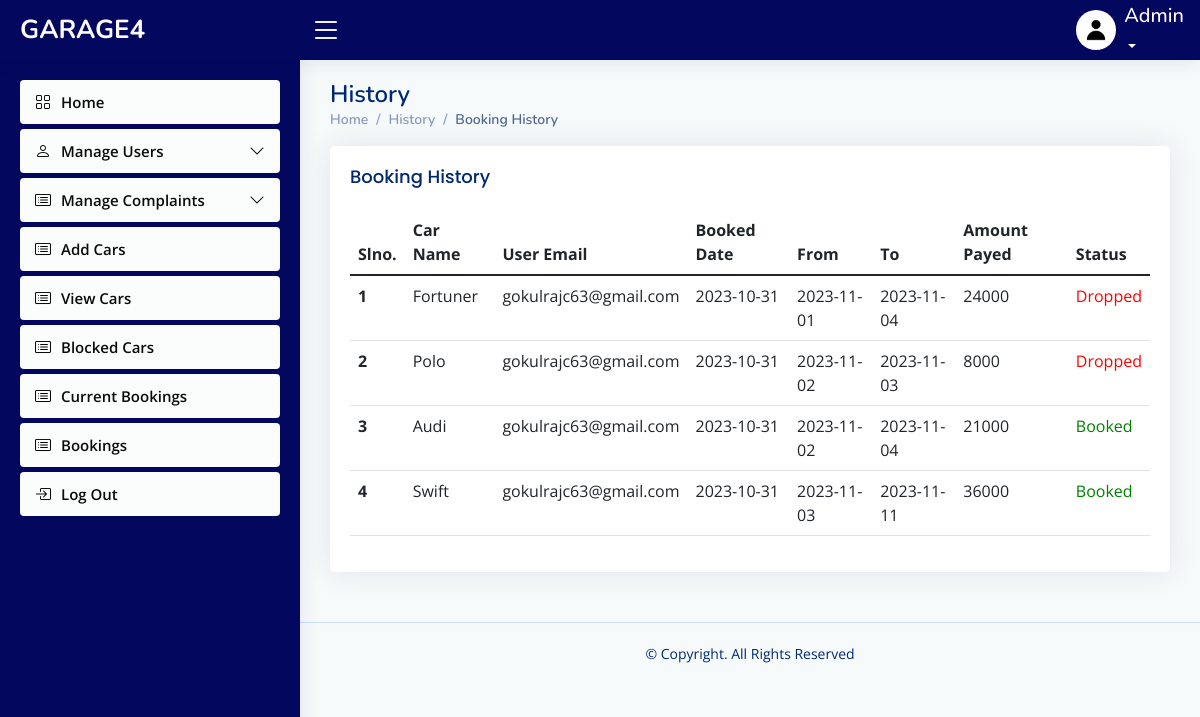
Page /admin/bookinghistory.php on the committed database.
### tables this page shows
CREATE TABLE `booking` (
  `booking_id` int(11) NOT NULL,
  `carname` varchar(60) NOT NULL,
  `category` varchar(40) NOT NULL,
  `color` varchar(40) NOT NULL,
  `capacity` varchar(40) NOT NULL,
  `rate` varchar(40) NOT NULL,
  `car_id` varchar(20) NOT NULL,
  `email` varchar(50) NOT NULL,
  `days` varchar(40) NOT NULL,
  `bdate` date NOT NULL,
  `pick` date NOT NULL,
  `dropd` date NOT NULL,
  `total` varchar(40) NOT NULL,
  `status` int(11) NOT NULL,
  `payment` int(11) NOT NULL
);

### connect.php (called while the page is built, shortened)
<?php
$dbname="garage4";
$conn=mysqli_connect("localhost","root","",$dbname);
function select_data($sql)
{
  global $conn;
  $res = mysqli_query($conn, $sql);
  if ($res)
    return $res;
  else
    return False;
}
?>

### admin/bookinghistory.php (the view, shortened to what this page needs)
<?php
include("header.php");
?>
  <main id="main" class="main">
    <div class="pagetitle">
      <h1>History</h1>
      <nav>
        <ol class="breadcrumb">
          <li class="breadcrumb-item"><a href="viewcar.php">Home</a></li>
          <li class="breadcrumb-item">History</a></li>
          <li class="breadcrumb-item active">Booking History</li>
        </ol>
      </nav>
    </div>
    <div class="card">
          <div class="card-body">
            <h5 class="card-title">
            Booking History
            </h5>
    <section class="section dashboard">
      <div class="row">
      <section class="section">
      <div class="row">
        <div class="col-lg-12">
              <table class="table datatable">
                <thead>
                  <tr>
                    <th scope="col">Slno.</th>
                    <th scope="col">Car Name</th>
                    <th scope="col">User Email</th>
                    <th scope="col">Booked Date</th>
                    <th scope="col">From</th>
                    <th scope="col">To</th>
                    <th scope="col">Amount Payed</th>
                    <th scope="col">Status</th>
                  </tr>
                </thead>
                <tbody>
                <?php
               $sql = "select * from booking";
                $data=select_data($sql);
                $n=1;
                while ($row = mysqli_fetch_assoc($data)) {
                  ?>
                  <tr>
                  <th scope='row'><?php echo $n++; ?></th>
                 <td><?php echo  $row['carname'] ?></td>
                 <td><?php echo  $row['email'] ?></td>
                 <td> <?php echo $row['bdate'] ?></td>
                 <td><?php echo $row['pick'] ?></td>
                 <td><?php echo $row['dropd']?></td>
                 <td> <?php echo $row['total']  ?></td>
                 <td>
                                <?php
                                    if ($row['status'] == 1)
                                        echo "<p style='color: green;'>Booked</p>";
                                    else if ($row['status'] == 2)
                                        echo "<p style='color: red;'>Dropped</p>";
                                    ?>
                            </td>
                  <?php
                  }
                  ?>
                </tbody>
              </table>
            </div>
          </div>
        </div>
      </div>
  </main>
  <?php
include 'footer.php';
?>

### admin/assets/css/styleeee.css (style rules this page uses)
:root { scroll-behavior: smooth; }
body { font-family: "Open Sans", sans-serif; background: #f7fafa; color: #444444; }
a { color: #4154f1; text-decoration: none; }
h1, h2, h3, h4, h5, h6 { font-family: "Nunito", sans-serif; }
#main { margin-top: 60px; padding: 20px 30px; transition: all 0.3s; }
.pagetitle { margin-bottom: 10px; }
.pagetitle h1 { font-size: 24px; margin-bottom: 0; font-weight: 600; color: #012970; }
.card { margin-bottom: 30px; border: none; border-radius: 5px; box-shadow: 0px 0 30px rgba(1, 41, 112, 0.1); }
.card-title { padding: 20px 0 15px 0; font-size: 18px; font-weight: 500; color: #012970; font-family: "Poppins", sans-serif; }
.card-body { padding: 0 20px 20px 20px; }
.breadcrumb { font-size: 14px; font-family: "Nunito", sans-serif; color: #899bbd; font-weight: 600; }
.breadcrumb a { color: #899bbd; transition: 0.3s; }
.breadcrumb .breadcrumb-item::before { color: #899bbd; }
.breadcrumb .active { color: #51678f; font-weight: 600; }
@media (min-width: 1200px) { #main, #footer { margin-left: 300px; } }

### rows in the picture
booking: carname "Fortuner", email "gokulrajc63@gmail.com", bdate "2023-10-31", pick "2023-11-01", dropd "2023-11-04", total "24000", status "Dropped"
booking: carname "Polo", email "gokulrajc63@gmail.com", bdate "2023-10-31", pick "2023-11-02", dropd "2023-11-03", total "8000", status "Dropped"
booking: carname "Audi", email "gokulrajc63@gmail.com", bdate "2023-10-31", pick "2023-11-02", dropd "2023-11-04", total "21000", status "Booked"
booking: carname "Swift", email "gokulrajc63@gmail.com", bdate "2023-10-31", pick "2023-11-03", dropd "2023-11-11", total "36000", status "Booked"
